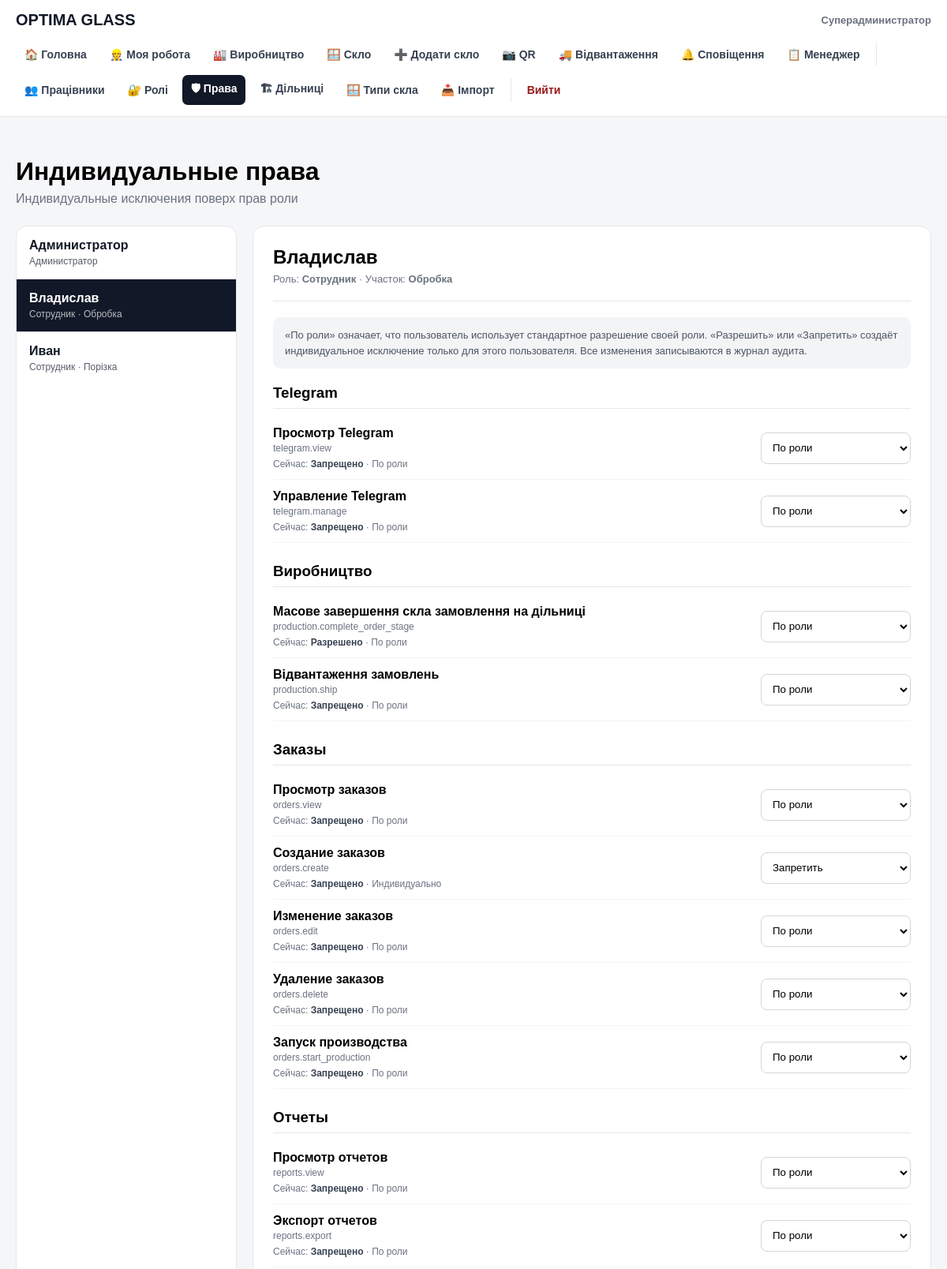
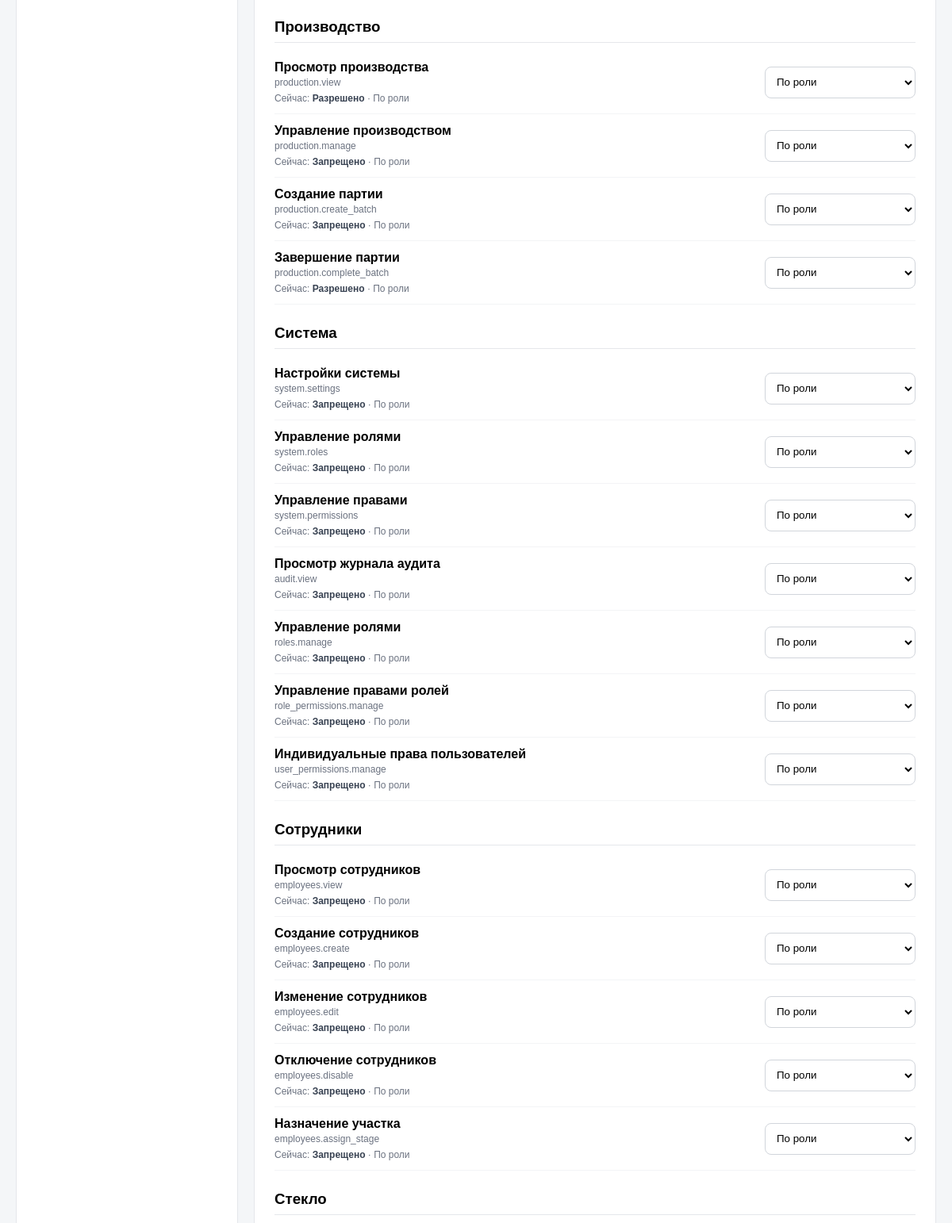
The page /user_permissions.php?user_id=3 (signed in, upper part) on the database its author committed (2 pictures, top to bottom).
### tables this page shows
CREATE TABLE users (
        id INTEGER PRIMARY KEY AUTOINCREMENT,
        name TEXT NOT NULL,
        email TEXT NOT NULL UNIQUE,
        password TEXT NOT NULL,
        role TEXT NOT NULL DEFAULT 'employee',
        active INTEGER NOT NULL DEFAULT 1,
        created_at TEXT NOT NULL DEFAULT CURRENT_TIMESTAMP
    , stage_id INTEGER REFERENCES production_stages(id));

CREATE TABLE roles (
    id INTEGER PRIMARY KEY AUTOINCREMENT,
    name TEXT NOT NULL UNIQUE,
    title TEXT NOT NULL,
    system INTEGER NOT NULL DEFAULT 0,
    active INTEGER NOT NULL DEFAULT 1,
    created_at TEXT NOT NULL DEFAULT CURRENT_TIMESTAMP
);

CREATE TABLE production_stages (
    id INTEGER PRIMARY KEY AUTOINCREMENT,
    name TEXT NOT NULL UNIQUE,
    active INTEGER NOT NULL DEFAULT 1,
    created_at TEXT NOT NULL DEFAULT CURRENT_TIMESTAMP
, execution_mode TEXT NOT NULL DEFAULT 'single');

CREATE TABLE permissions (
    id INTEGER PRIMARY KEY AUTOINCREMENT,
    code TEXT NOT NULL UNIQUE,
    title TEXT NOT NULL,
    category TEXT NOT NULL,
    active INTEGER NOT NULL DEFAULT 1,
    created_at TEXT NOT NULL DEFAULT CURRENT_TIMESTAMP
);

### public/user_permissions.php (the view, shortened to what the rows shown need)
<?php
require __DIR__ . '/../src/auth.php';
$user = require_user();
function e(?string $value): string
{
    return htmlspecialchars(
        $value ?? '',
        ENT_QUOTES,
        'UTF-8'
    );
}
$selectedUserId =
    (int) (
        $_GET['user_id']
        ?? $_POST['user_id']
        ?? 0
    );
$usersStmt = $db->query("
    SELECT
        u.id,
        u.name,
        u.email,
        u.role,
        u.active,
        u.stage_id,
        r.title AS role_title,
        ps.name AS stage_name
    FROM users u
    LEFT JOIN roles r
        ON r.name = u.role
    LEFT JOIN production_stages ps
        ON ps.id = u.stage_id
    WHERE u.active = 1
      AND u.role <> 'superadmin'
    ORDER BY
        u.name ASC,
        u.id ASC
");
$users =
    $usersStmt->fetchAll(
        PDO::FETCH_ASSOC
    );
$selectedUser = null;
foreach ($users as $item) {
    if (
        (int) $item['id']
        ===
        $selectedUserId
    ) {
        $selectedUser = $item;
        break;
    }
}
$permissionsStmt =
    $db->query("
        SELECT
            id,
            code,
            title,
            category
        FROM permissions
        WHERE active = 1
        ORDER BY
            category,
            id
    ");
$permissions =
    $permissionsStmt->fetchAll(
        PDO::FETCH_ASSOC
    );
$userPermissionsStmt =
    $db->prepare("
        SELECT
            permission_id,
            allowed
        FROM user_permissions
        WHERE user_id =
            :user_id
    ");
$userPermissionsStmt->execute([
    ':user_id' =>
        $selectedUserId,
]);
$userPermissions = [];
foreach (
    $userPermissionsStmt->fetchAll(
        PDO::FETCH_ASSOC
    )
    as $row
) {
    $userPermissions[
        (int) $row['permission_id']
    ] =
        $row['allowed'] === null
            ? null
            : (int) $row['allowed'];
}
$rolePermissionsStmt =
    $db->prepare("
        SELECT
            p.id,
            rp.allowed
        FROM permissions p
        LEFT JOIN role_permissions rp
            ON rp.permission_id = p.id
           AND rp.role_id = (
                SELECT id
                FROM roles
                WHERE name = :role
                LIMIT 1
           )
        WHERE p.active = 1
    ");
$rolePermissionsStmt->execute([
    ':role' =>
        $selectedUser['role'],
]);
$rolePermissions = [];
foreach (
    $rolePermissionsStmt->fetchAll(
        PDO::FETCH_ASSOC
    )
    as $row
) {
    $rolePermissions[
        (int) $row['id']
    ] =
        $row['allowed'] === null
            ? false
            : (int) $row['allowed'] === 1;
}
$permissionsByCategory = [];
foreach (
    $permissions
    as $permission
) {
    $category =
        $permission['category'];
    if (
        !isset(
            $permissionsByCategory[
                $category
            ]
        )
    ) {
        $permissionsByCategory[
            $category
        ] = [];
    }
    $permissionsByCategory[
        $category
    ][] =
        $permission;
}
?>
<!DOCTYPE html>
<html lang="ru">
<head>
</head>
<body>
<?php require __DIR__ . '/../src/partials/header.php'; ?>
<main class="permissions-page">
    <header class="page-header">
        <h1>
            Индивидуальные права
        </h1>
    </header>
    <div class="layout">
        <aside class="card users-list">
            <?php foreach ($users as $item): ?>
                <a
                    href="/user_permissions.php?user_id=<?= (int) $item['id'] ?>"
                    class="user-link <?= (int) $item['id'] === $selectedUserId
                        ? 'active'
                        : '' ?>"
                >
                    <div class="user-name">
                        <?= e(
                            $item['name']
                        ) ?>
                    </div>
                    <div class="user-role">
                        <?= e(
                            $item['role_title']
                            ?? $item['role']
                        ) ?>
                        <?php if (
                            !empty(
                                $item['stage_name']
                            )
                        ): ?>
                            ·
                            <?= e(
                                $item[
                                    'stage_name'
                                ]
                            ) ?>
                        <?php endif; ?>
                    </div>
                </a>
            <?php endforeach; ?>
        </aside>
        <section class="card permissions-card">
            <div class="selected-user">
                <h2>
                    <?= e(
                        $selectedUser[
                            'name'
                        ]
                    ) ?>
                </h2>
                <div class="selected-user-meta">
                    Роль:
                    <strong>
                        <?= e(
                            $selectedUser[
                                'role_title'
                            ]
                            ?? $selectedUser[
                                'role'
                            ]
                        ) ?>
                    </strong>
                    <?php if (
                        !empty(
                            $selectedUser[
                                'stage_name'
                            ]
                        )
                    ): ?>
                        · Участок:
                        <strong>
                            <?= e(
                                $selectedUser[
                                    'stage_name'
                                ]
                            ) ?>
                        </strong>
                    <?php endif; ?>
                </div>
            </div>
            <form method="post">
                <?php foreach (
                    $permissionsByCategory
                    as $category =>
                        $categoryPermissions
                ): ?>
                    <section
                        class="permission-category"
                    >
                        <h3>
                            <?= e(
                                $category
                            ) ?>
                        </h3>
                        <?php foreach (
                            $categoryPermissions
                            as $permission
                        ): ?>
                            <?php
                            $permissionId =
                                (int)
                                $permission['id'];
                            $hasIndividual =
                                array_key_exists(
                                    $permissionId,
                                    $userPermissions
                                );
                            $individualValue =
                                $hasIndividual
                                    ? $userPermissions[
                                        $permissionId
                                    ]
                                    : null;
                            if (
                                $hasIndividual
                                &&
                                $individualValue
                                !== null
                            ) {
                                $effectiveAllowed =
                                    $individualValue
                                    === 1;
                                $effectiveSource =
                                    'Индивидуально';
                            } else {
                                $effectiveAllowed =
                                    $rolePermissions[
                                        $permissionId
                                    ]
                                    ?? false;
                                $effectiveSource =
                                    'По роли';
                            }
                            ?>
                            <div
                                class="permission-row"
                            >
                                <div>
                                    <div
                                        class="permission-title"
                                    >
                                        <?= e(
                                            $permission[
                                                'title'
                                            ]
                                        ) ?>
                                    </div>
                                    <div
                                        class="permission-code"
                                    >
                                        <?= e(
                                            $permission[
                                                'code'
                                            ]
                                        ) ?>
                                    </div>
                                    <div
                                        class="permission-role"
                                    >
                                        Сейчас:
                                        <strong>
                                            <?= $effectiveAllowed
                                                ? 'Разрешено'
                                                : 'Запрещено' ?>
                                        </strong>
                                        ·
                                        <?= e(
                                            $effectiveSource
                                        ) ?>
                                    </div>
                                </div>
                                <select
                                    name="permissions[<?= $permissionId ?>]"
                                    class="permission-select"
                                >
                                    <option
                                        value="inherit"
                                        <?= !$hasIndividual
                                            || $individualValue === null
                                            ? 'selected'
                                            : '' ?>
                                    >
                                        По роли
                                    </option>
                                    <option
                                        value="deny"
                                        <?= $hasIndividual
                                            && $individualValue === 0
                                            ? 'selected'
                                            : '' ?>
                                    >
                                        Запретить
                                    </option>
                                </select>
                            </div>
                        <?php endforeach; ?>
                    </section>
                <?php endforeach; ?>
            </form>
        </section>
    </div>
</main>
</body>
</html>

### src/partials/header.php (shortened to what the rows shown need)
<?php
require_once __DIR__
    . '/../permissions.php';
$headerUser =
    isset($user)
    &&
    is_array($user)
        ? $user
        : null;
?>
<header class="app-header">
    <div class="app-header-inner">
        <div class="app-topbar">
            <?php if (
                $headerUser
            ): ?>
                <div class="app-user">
                    <strong>
                        <?= htmlspecialchars(
                            $headerUser[
                                'name'
                            ]
                            ?? '',
                            ENT_QUOTES,
                            'UTF-8'
                        ) ?>
                    </strong>
                </div>
            <?php endif; ?>
        </div>
    </div>
</header>

### rows shown on the page
users: name "Суперадминистратор"
users: name "Администратор", roles.title "Администратор"
users: name "Владислав", roles.title "Сотрудник", stage.name "Обробка"
users: name "Иван", roles.title "Сотрудник", stage.name "Порізка"
roles: title "Сотрудник"
production_stages: name "Обробка"
permissions: title "Просмотр Telegram", code "telegram.view", shows "Запрещено", id "По роли"
permissions: title "Управление Telegram", code "telegram.manage", shows "Запрещено", id "По роли"
permissions: title "Масове завершення скла замовлення на дільниці", code "production.complete_order_stage", shows "Разрешено", id "По роли"
permissions: title "Відвантаження замовлень", code "production.ship", shows "Запрещено", id "По роли"
permissions: title "Просмотр заказов", code "orders.view", shows "Запрещено", id "По роли"
permissions: title "Создание заказов", code "orders.create", shows "Запрещено", id "Индивидуально", id "Запретить"
permissions: title "Изменение заказов", code "orders.edit", shows "Запрещено", id "По роли"
permissions: title "Удаление заказов", code "orders.delete", shows "Запрещено", id "По роли"
permissions: title "Запуск производства", code "orders.start_production", shows "Запрещено", id "По роли"
permissions: title "Просмотр отчетов", code "reports.view", shows "Запрещено", id "По роли"
permissions: title "Экспорт отчетов", code "reports.export", shows "Запрещено", id "По роли"
permissions: title "Просмотр производства", code "production.view", shows "Разрешено", id "По роли"
permissions: title "Управление производством", code "production.manage", shows "Запрещено", id "По роли"
permissions: title "Создание партии", code "production.create_batch", shows "Запрещено", id "По роли"
permissions: title "Завершение партии", code "production.complete_batch", shows "Разрешено", id "По роли"
permissions: title "Настройки системы", code "system.settings", shows "Запрещено", id "По роли"
permissions: title "Управление ролями", code "system.roles", shows "Запрещено", id "По роли"
permissions: title "Управление правами", code "system.permissions", shows "Запрещено", id "По роли"
permissions: title "Просмотр журнала аудита", code "audit.view", shows "Запрещено", id "По роли"
permissions: title "Управление ролями", code "roles.manage", shows "Запрещено", id "По роли"
permissions: title "Управление правами ролей", code "role_permissions.manage", shows "Запрещено", id "По роли"
permissions: title "Индивидуальные права пользователей", code "user_permissions.manage", shows "Запрещено", id "По роли"
permissions: title "Просмотр сотрудников", code "employees.view", shows "Запрещено", id "По роли"
permissions: title "Создание сотрудников", code "employees.create", shows "Запрещено", id "По роли"
permissions: title "Изменение сотрудников", code "employees.edit", shows "Запрещено", id "По роли"
permissions: title "Отключение сотрудников", code "employees.disable", shows "Запрещено", id "По роли"
permissions: title "Назначение участка", code "employees.assign_stage", shows "Запрещено", id "По роли"

### other values the page prints
$category "Telegram"
$category "Виробництво"
$category "Заказы"
$category "Отчеты"
$category "Производство"
$category "Система"
$category "Сотрудники"
$category "Стекло"
